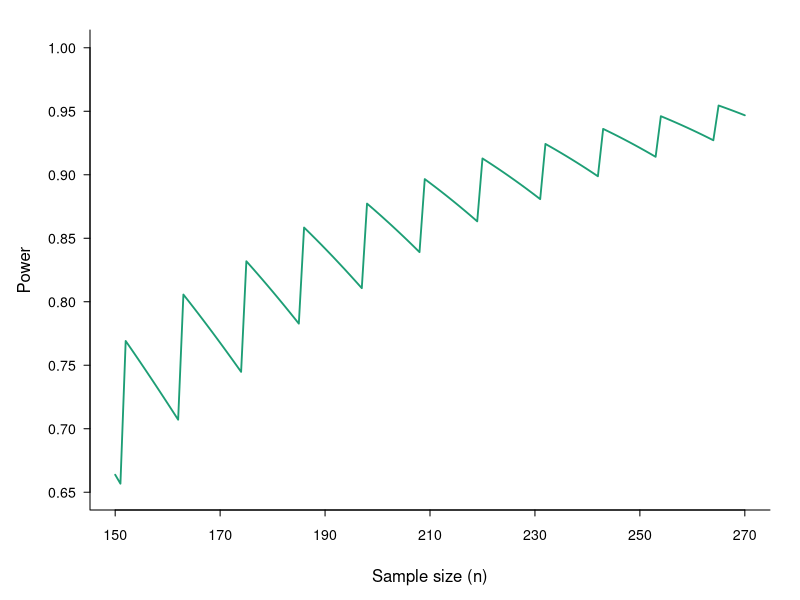

R code for this plot: (Note: this script raises an error after producing the figure.)
N     <- 150:270
alpha <- 0.025
p0    <- 0.89
p1    <- 0.95

crit  <- qbinom(p = 1 - alpha, size = N, prob = p0)
power <- 1 - pbinom(q = crit, size = N, prob = p1)

par(
  mar    = c(4.5, 4.5, 1.5, 1.5),
  family = "sans",
  mgp    = c(2.8, 0.7, 0),
  tcl    = -0.3
)

plot(N, power,
     type = "l",
     lwd  = 1.8,
     col  = "#1D9E75",
     las  = 1,
     xlab = "Sample size (n)",
     ylab = "Power",
     ylim = c(0.65, 1.00),
     yaxt = "n",
     xaxt = "n",
     bty  = "l")

axis(2, at = seq(0.65, 1.00, by = 0.05),
     labels = sprintf("%.2f", seq(0.65, 1.00, by = 0.05)),
     las = 1, cex.axis = 0.85)

axis(1, at = seq(150, 270, by = 20),
     cex.axis = 0.85)

legend("bottomright",
       title     = "Example design",
       title.col = "#2C2C2A",
       legend    = c(
         expression(paste(p[0], " = 0.11  (performance goal)")),
         expression(paste(p[1], " = 0.05  (expected proportion)")),
         expression(paste(alpha,  " = 0.025  (one-sided)"))
       ),
       col    = NA,
       lty    = NA,
       pch    = NA,
       bty    = "n",
       cex    = 0.82,
       text.col = "#888780")
